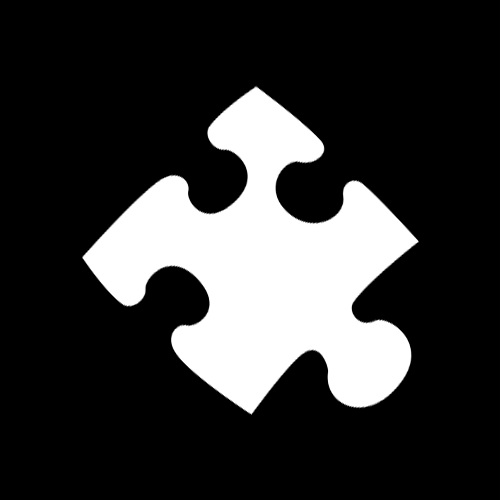
#> input picture Projects/Images/Extração/puzzle.bmp, 500 x 500 px
$ python puzzle.py
#> lines starting #> are read from the running program, lines starting #| are printed output that depends on the picture; after the words box and inside, x2 and y2 are one past the last pixel; in counts of white or black regions, pixels touching at a corner belong together; long printed decimals are rounded
import cv2
from pathlib import Path

path = Path().absolute().parent.parent.parent

puzzle = cv2.imread(f"{path}/Images/Extração/puzzle.bmp")
#> puzzle is the input picture: shape (500, 500, 3); min 0, max 255, mean 52.9
copy = puzzle.copy()
copy_ellipse = puzzle.copy()
gray = cv2.cvtColor(puzzle, cv2.COLOR_BGR2GRAY)
_, binary = cv2.threshold(gray, 127, 255, cv2.THRESH_BINARY)
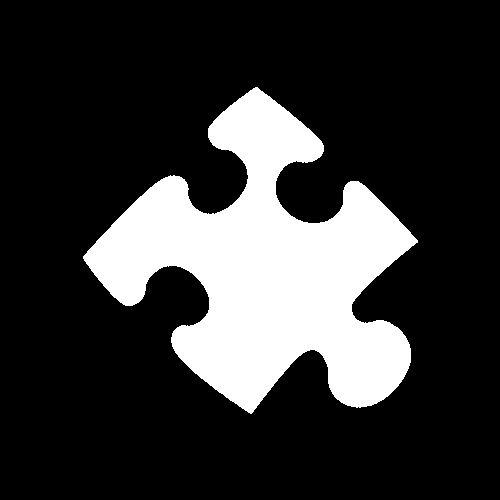
#> binary: shape (500, 500); 20.7% white; 1 white region


# Retângulo envolvente
contours, hierarchy = cv2.findContours(binary, cv2.RETR_TREE, cv2.CHAIN_APPROX_SIMPLE)
#> contours = 1 contour; box (x1, y1, x2, y2) and area: (83, 87, 418, 414) 51220
x, y, w, h = cv2.boundingRect(contours[0])
#> x = 83; y = 87; w = 335; h = 327
cv2.rectangle(puzzle, (x, y), (x + w, y + h), (0, 255, 0), 1)
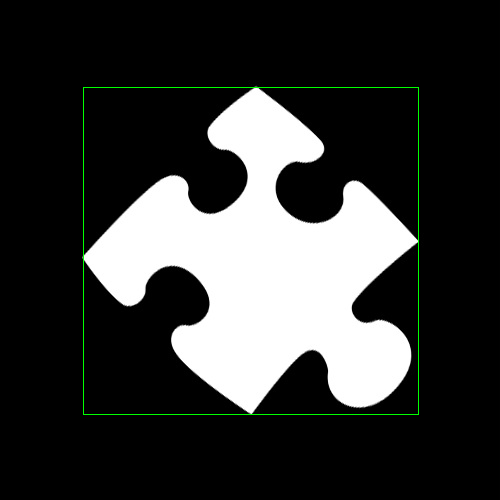
#> puzzle: shape (500, 500, 3); 0.53% of pixels changed, all inside (x1, y1, x2, y2) = (83, 87, 419, 415)
cv2.imshow("Puzzle", puzzle)


# Círculo envolvente:
(x, y), radius = cv2.minEnclosingCircle(contours[0])
#> x = 262.5; y = 266.7; radius = 179.9
center = (int(x), int(y))
#> center = (262, 266)
radius = int(radius)
#> radius = 179
cv2.circle(copy, center, radius, (0, 255, 0), 1)
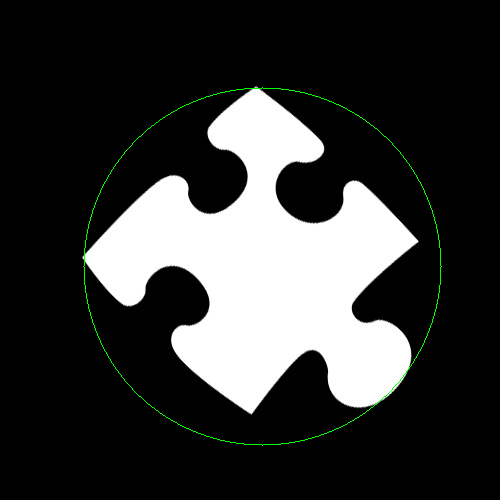
#> copy: shape (500, 500, 3); 0.4% of pixels changed, all inside (x1, y1, x2, y2) = (83, 87, 442, 446)
cv2.imshow("Puzzle circle", copy)


# Elipse envolvente:
ellipse = cv2.fitEllipse(contours[0])
#> ellipse = ((268.2, 271.1), (256.6, 303.2), 134.3)
cv2.ellipse(copy_ellipse, ellipse, (0,255,0), 1)
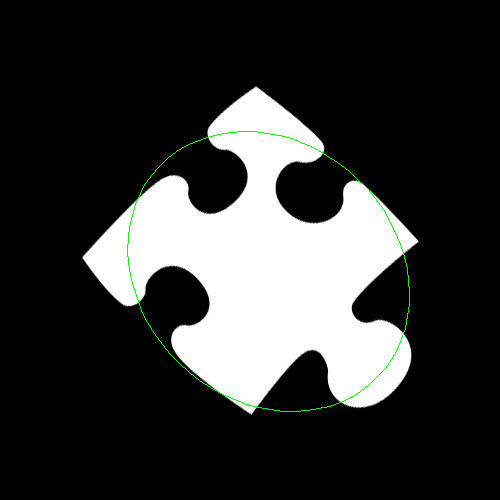
#> copy_ellipse: shape (500, 500, 3); 0.32% of pixels changed, all inside (x1, y1, x2, y2) = (127, 131, 410, 412)
cv2.imshow("Puzzle ellipse", copy_ellipse)

angulo = ellipse[2]
#> angulo = 134.3

print("Ângulo: ", angulo)
#| Ângulo:  134.265

cv2.waitKey()
cv2.destroyAllWindows()

$ run again, with Projects/Images/Extração/furos.bmp copied over Projects/Images/Extração/puzzle.bmp
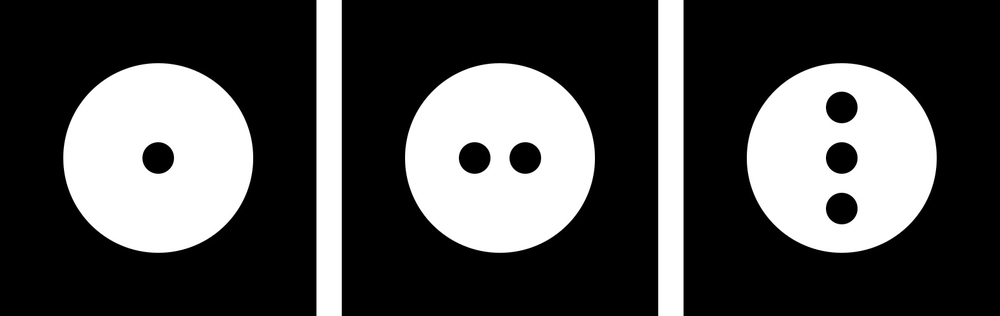
#> input picture Projects/Images/Extração/furos.bmp, 1000 x 316 px, shrunk from 1580 x 500 before the run
#> puzzle is the input picture: shape (316, 1000, 3); min 0, max 255, mean 77.6
#> binary: shape (316, 1000); 30.6% white; 5 white regions
#> contours = 11 contours; largest, box (x1, y1, x2, y2) and area: (405, 63, 595, 253) 28030, (747, 63, 937, 253) 28029, (63, 63, 253, 253) 28029, (658, 0, 684, 316) 7875, (316, 0, 342, 316) 7875
#> `x, y, w, h = cv2.boundingRect(contours[0])`: x = 747; y = 63; w = 190
#> `cv2.rectangle(puzzle, (x, y), (x + w, y + h), (0, 255, 0), 1)`:
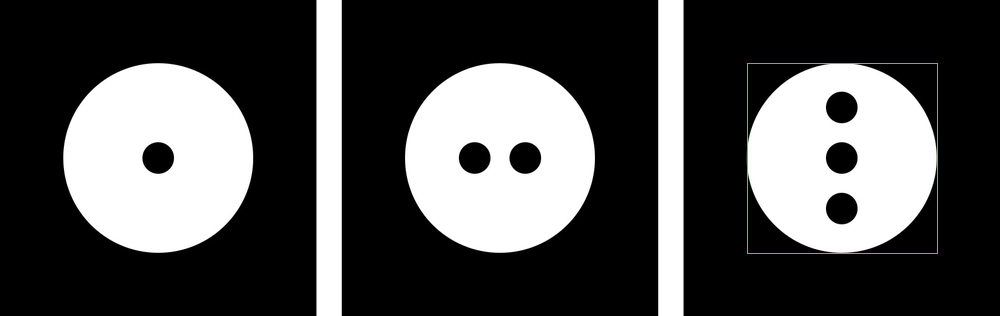
#> puzzle: shape (316, 1000, 3); 0.24% of pixels changed, all inside (x1, y1, x2, y2) = (747, 63, 938, 254)
#> `(x, y), radius = cv2.minEnclosingCircle(contours[0])`: x = 841.3; y = 157.5; radius = 94.97
#> center = (841, 157)
#> `radius = int(radius)`: radius = 94
#> copy: shape (316, 1000, 3); 0.17% of pixels changed, all inside (x1, y1, x2, y2) = (747, 63, 936, 252)
#> ellipse = ((841.3, 157.5), (188.8, 189.1), 89.61)
#> `cv2.ellipse(copy_ellipse, ellipse, (0,255,0), 1)`:
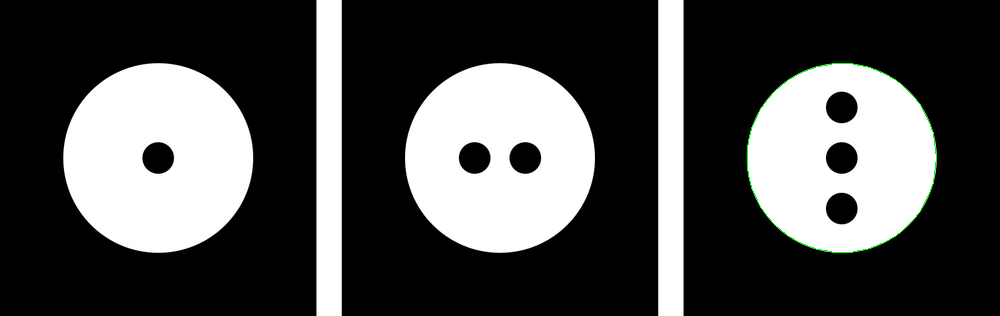
#> copy_ellipse: shape (316, 1000, 3); 0.17% of pixels changed, all inside (x1, y1, x2, y2) = (747, 63, 937, 253)
#> angulo = 89.61
#| Ângulo:  89.607

$ run again, with Projects/Images/Extração/hole_1.bmp copied over Projects/Images/Extração/puzzle.bmp
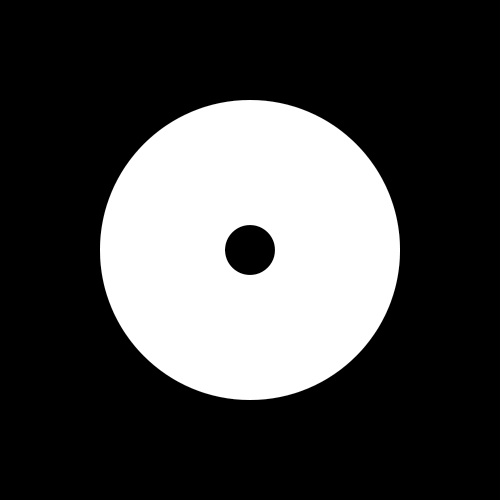
#> input picture Projects/Images/Extração/hole_1.bmp, 500 x 500 px
#> puzzle is the input picture: shape (500, 500, 3); min 0, max 255, mean 70.1
#> binary: shape (500, 500); 27.5% white; 1 white region
#> contours = 2 contours; box (x1, y1, x2, y2) and area: (100, 100, 400, 400) 70320, (224, 224, 276, 276) 2038
#> `x, y, w, h = cv2.boundingRect(contours[0])`: x = 100; w = 300
#> `cv2.rectangle(puzzle, (x, y), (x + w, y + h), (0, 255, 0), 1)`:
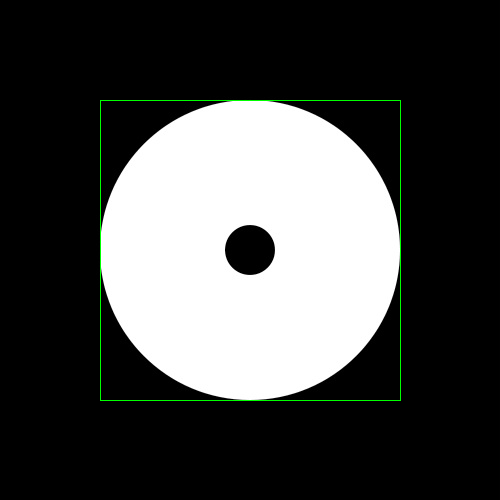
#> puzzle: shape (500, 500, 3); 0.48% of pixels changed, all inside (x1, y1, x2, y2) = (100, 100, 401, 401)
#> `(x, y), radius = cv2.minEnclosingCircle(contours[0])`: x = 249.5; radius = 150.1
#> center = (249, 249)
#> `radius = int(radius)`: radius = 150
#> copy: shape (500, 500, 3); 0.34% of pixels changed, all inside (x1, y1, x2, y2) = (99, 99, 400, 400)
#> ellipse = ((249.5, 249.5), (299.1, 299.3), 106.5)
#> `cv2.ellipse(copy_ellipse, ellipse, (0,255,0), 1)`:
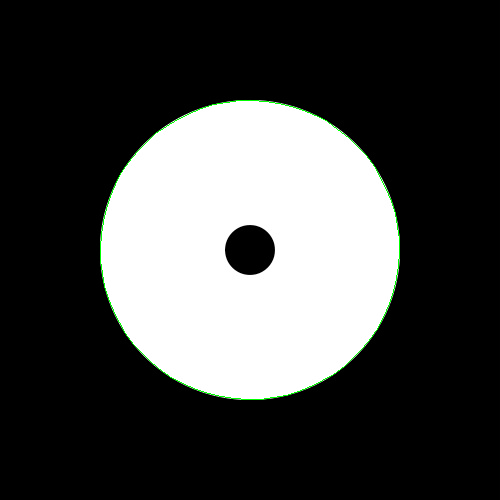
#> copy_ellipse: shape (500, 500, 3); 0.34% of pixels changed, all inside (x1, y1, x2, y2) = (100, 100, 400, 400)
#> angulo = 106.5
#| Ângulo:  106.500
